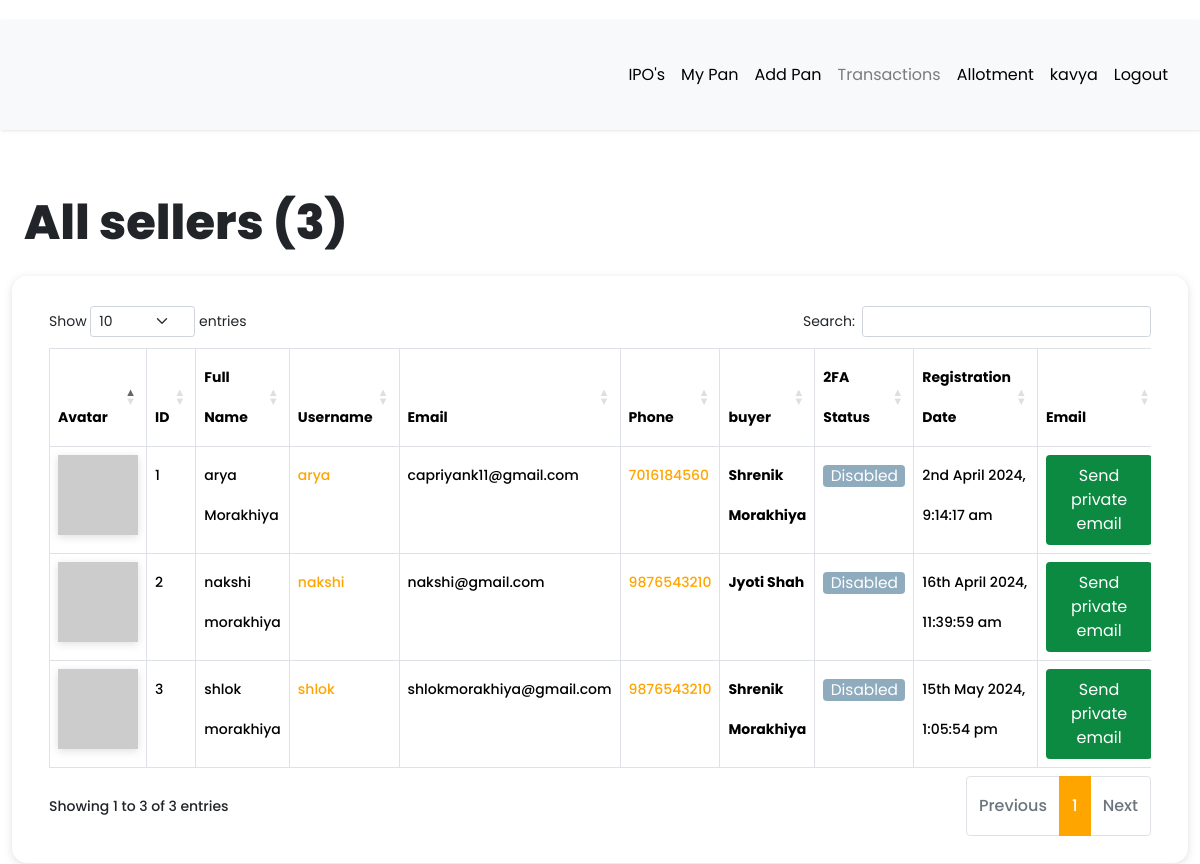
Screenshot of /dashboard/all-sellers (signed in) with the database file from the repository.
### app/models.py (models this page shows, shortened)
class User(db.Model, UserMixin):
    __tablename__ = "user"
    id = db.Column(db.Integer, primary_key=True)
    first_name = db.Column(db.String(64), index=True, default="First Name", nullable=False)
    last_name = db.Column(db.String(64), index=True, default="Last Name", nullable=False)
    username = db.Column(db.String(64), index=True, unique=True, nullable=False)
    email = db.Column(db.String(128), index=True, unique=True, nullable=False)
    password_hash = db.Column(db.String(128))
    confirm_password = db.Column(db.String(128))
    phone_number = db.Column(db.String(20), default="7016184560", nullable=False)
    verification_phone = db.Column(db.String(20))
    active = db.Column(db.Boolean, nullable=False, default=True)
    delete_account = db.Column(db.Boolean, default=False)
    registered_at = db.Column(db.DateTime, default=datetime.utcnow, nullable=False)
    emails = db.relationship("Email", backref="author", lazy="dynamic")
    type = db.Column(db.String(64))
    __mapper_args__ = {"polymorphic_identity": "user", "polymorphic_on": "type"}
    def two_factor_enabled(self):
        return self.verification_phone is not None
    @property
    def is_active(self):
        return self.active
    def avatar(self, size):
        digest = md5(self.email.lower().encode("utf-8")).hexdigest()
        return f"https://www.gravatar.com/avatar/{digest}?d=identicon&s={size}"

class Seller(User):
    __tablename__ = "seller"
    id = db.Column(
        db.Integer,
        db.ForeignKey("user.id", ondelete="CASCADE", name="fk_seller_user_id"),  # Explicit FK name
        primary_key=True
    )
    current_residence = db.Column(db.String(64), default="Ahmedabad, Gujarat")
    buyer_id = db.Column(db.Integer, db.ForeignKey("buyer.id", ondelete="CASCADE"))
    buyer = db.relationship(
        "Buyer", backref="buyer", foreign_keys=[buyer_id], passive_deletes=True
    )
    __mapper_args__ = {"polymorphic_identity": "seller", "polymorphic_load": "inline"}

### app/routes.py (the view, shortened to what this page needs)
@app.route("/dashboard/all-sellers")
@login_required
def all_sellers():
    try:
        if current_user.type == "admin":
            sellers = Seller.query.all()
            all_registered_sellers = len(sellers)
            return render_template(
                "seller/all_sellers.html",
                title="All sellers",
                sellers=sellers,
                all_registered_sellers=all_registered_sellers,
            )
        else:
            return flash_message()
    except Exception as e:
        print(f"An error occurred: {e}")
        return f"Error : {e}", 400

### app/models.py (called while the page is built)
@login.user_loader
def load_user(id):
    return User.query.get(int(id))

### app/templates/seller/all_sellers.html (shortened to what this page needs)
{% extends 'base.html' %}
{% block current_user_content %}
    <div class="container-fluid content">
        <div class="row">
            <div class="col-md-12">
                <h1 class="mt-4 mb-4">{{ title }} ({{ all_registered_sellers }})</h1>
            </div>
        </div>
        <div class="row users">
            <div class="col-md-12">
                <div class="table-responsive">
                    <table id="data" class="table table-hover table-bordered">
                        <thead>
                            <tr>
                                <th>Avatar</th>
                                <th>ID</th>
                                <th>Full Name</th>
                                <th>Username</th>
                                <th>Email</th>
                                <th>Phone</th>
                                <th>buyer</th>
                                <th>2FA Status</th>
                                <th>Registration Date</th>
                                <th>Email</th>
                            </tr>
                        </thead>
                        <tbody>
                            {% for seller in sellers %}
                                <tr>
                                    <td><img src="{{ seller.avatar(25) }}"></td>
                                    <td>{{ loop.index }}</td>
                                    <td>{{ seller.first_name }} {{ seller.last_name }}</td>
                                    <td> <a href="{{ url_for('all_transaction',seller_id = seller.id) }}">{{ seller.username }}</a></td>
                                    <td>{{ seller.email }}</td>
                                    <td><a href="https://wa.me/{{ seller.phone_number | replace('+', '') }}?text=Hello%20From%20KavyaArya" target="_blank">{{ seller.phone_number }}</a></td>
                                    <td><strong>{{ seller.buyer.first_name }} {{ seller.buyer.last_name }}</strong></td>
                                    {% if seller.two_factor_enabled() %}
                                        <td><span class="label label-info"> Enabled </span></td>
                                    {% else %}
                                        <td><span class="label label-info"> Disabled </span></td>
                                    {% endif %}
                                    <td>{{ moment(seller.registered_at).format('Do MMMM YYYY, h:mm:ss a') }}</td>
                                    <td>
                                        {% if seller.email == current_user.email %}
                                            <a
                                                href=" {{ url_for('compose_direct_email_to_seller', email=seller.email) }} "
                                                class="btn link_disabled"
                                                style="background-color: #0d8a41; color: white;">
                                                Send Private Email
                                            </a>
                                        {% else %}
                                            <a
                                                href=" {{ url_for('compose_direct_email_to_seller', email=seller.email) }} "
                                                class="btn"
                                                style="background-color: #0d8a41; color: white;">
                                                    Send private email
                                            </a>
                                        {% endif %}
                                    </td>
                                </tr>
                            {% endfor %}
                        </tbody>
                    </table>
                </div>
            </div>
        </div>
    </div>
{% endblock %}

### app/templates/base.html (shortened to what this page needs)
<!DOCTYPE html>
<html lang="eng">
<head>
  <link rel="stylesheet" href="https://cdnjs.cloudflare.com/ajax/libs/intl-tel-input/16.0.4/css/intlTelInput.css">
  <link rel="stylesheet" type="text/css" href="https://cdn.datatables.net/1.10.25/css/dataTables.bootstrap5.css">
  <link rel="stylesheet" href="{{ url_for('static', filename='css/navbar.css') }}">
  {% if current_user.is_authenticated %}
  <link rel="stylesheet" type="text/css" href="{{ url_for('static', filename='css/custom_current_user.css') }}"
    alt="52 Not available at this momoent">
  <link href="https://cdn.jsdelivr.net/npm/bootstrap@5.3.3/dist/css/bootstrap.min.css" rel="stylesheet"
>
  <link rel="stylesheet" href="{{ url_for('static', filename='css/main.css') }}">
  <link rel="stylesheet"
    href="https://cdnjs.cloudflare.com/ajax/libs/malihu-custom-scrollbar-plugin/3.1.5/jquery.mCustomScrollbar.min.css">
  {% endif %}
</head>
<body>
    {% if current_user.is_authenticated %}
    {% if current_user.is_active %}
    <div class="wrapper">
      <div id="content">
        <nav class="navbar navbar-expand-lg navbar-light bg-light">
          <div class="container-fluid">
            {% if current_user.type == "seller" %}
            <div class="collapse navbar-collapse" id="navbarSupportedContent">
              <ul class="nav navbar-nav ms-auto">
                <li class="nav-item">
                  <a class="nav-link {{ 'link_disabled' if request.endpoint == 'view_product' else '' }}"
                    href="{{ url_for('view_product') }}" alt="459 Not available at this moment">IPO's</a>
                </li>
                <li class="nav-item">
                  <a class="nav-link {{ 'link_disabled' if request.endpoint == 'all_pan' else '' }}"
                    href="{{ url_for('all_pan') }}" alt="459 Not available at this moment">My Pan</a>
                </li>
                <li class="nav-item">
                  <a class="nav-link {{ 'link_disabled' if request.endpoint == 'add_pan' else '' }}"
                    href="{{ url_for('add_pan') }}" alt="459 Not available at this moment">Add Pan</a>
                </li>
                <li class="nav-item">
                  <a class="nav-link {{ 'link_disabled' if request.endpoint == 'all_transaction' else '' }}"
                    href="{{ url_for('all_transaction') }}" alt="459 Not available at this moment">Transactions</a>
                </li>
                <li class="nav-item">
                  <a class="nav-link {{ 'link_disabled' if request.endpoint == 'checking_allotment' else '' }}"
                    href="{{ url_for('checking_allotment') }}" alt="459 Not available at this moment">Allotment</a>
                </li>
                <li class="nav-item ">
                  <a class="nav-link {{ 'link_disabled' if request.endpoint == 'dashboard' else '' }}"
                    href="{{ url_for('dashboard') }}" alt="459 Not available at this moment">{{ current_user.username
                    }}</a>
                </li>
                <li class="nav-item">
                  <a class="nav-link {{ 'link_disabled' if request.endpoint == 'logout' else '' }}"
                    href="{{ url_for('logout') }}" alt="459 Not available at this moment">Logout</a>
                </li>
              </ul>
            </div>
            {% elif current_user.type == "admin" %}
            <div class="collapse navbar-collapse" id="navbarSupportedContent">
              <ul class="nav navbar-nav ms-auto">
                <li class="nav-item">
                  <a class="nav-link {{ 'link_disabled' if request.endpoint == 'view_product' else '' }}"
                    href="{{ url_for('view_product') }}" alt="459 Not available at this moment">IPO's</a>
                </li>
                <li class="nav-item">
                  <a class="nav-link {{ 'link_disabled' if request.endpoint == 'all_pan' else '' }}"
                    href="{{ url_for('all_pan') }}" alt="459 Not available at this moment">My Pan</a>
                </li>
                <li class="nav-item">
                  <a class="nav-link {{ 'link_disabled' if request.endpoint == 'add_pan' else '' }}"
                    href="{{ url_for('add_pan') }}" alt="459 Not available at this moment">Add Pan</a>
                </li>
                {% if current_user.type == "admin" or current_user.type == "buyer" %}
                <li class="nav-item">
                  <a class="nav-link {{ 'link_disabled' if request.endpoint == 'all_sellers' else '' }}"
                    href="{{ url_for('all_sellers') }}" alt="459 Not available at this moment">Transactions</a>
                </li>
                {% else %}
                <li class="nav-item">
                  <a class="nav-link {{ 'link_disabled' if request.endpoint == 'all_transaction' else '' }}"
                    href="{{ url_for('all_transaction') }}" alt="459 Not available at this moment">Transactions</a>
                </li>
                {% endif %}
                <li class="nav-item">
                  <a class="nav-link {{ 'link_disabled' if request.endpoint == 'checking_allotment' else '' }}"
                    href="{{ url_for('checking_allotment') }}" alt="459 Not available at this moment">Allotment</a>
                </li>
                <li class="nav-item ">
                  <a class="nav-link {{ 'link_disabled' if request.endpoint == 'dashboard' else '' }}"
                    href="{{ url_for('dashboard') }}" alt="459 Not available at this moment">{{ current_user.username
                    }}</a>
                </li>
                <li class="nav-item">
                  <a class="nav-link {{ 'link_disabled' if request.endpoint == 'logout' else '' }}"
                    href="{{ url_for('logout') }}" alt="459 Not available at this moment">Logout</a>
                </li>
              </ul>
            </div>
            {% endif %}
        </nav>
        {% block current_user_content %}
        {% endblock %}
      </div>
    </div>
    {% endif %}
    {% endif %}
</body>
</html>

### app/static/css/navbar.css (style rules this page uses)
:root { --default-primary: #90f188; --default-secondary: #0f1d07; --container-gutter: clamp(2.5rem, 2.6455026455vw, 3.325rem); --theme-primary: var(--default-primary); --theme-secondary: var(--default-secondary); }

### app/static/css/custom_current_user.css (style rules this page uses)
body { font-family: 'Poppins', sans-serif; background: #fafafa; }
a, a:hover, a:focus { color: inherit; text-decoration: none; transition: all 0.3s; }
.navbar { padding: 15px 10px; background: #fff; border: none; border-radius: 0; margin-bottom: 40px; box-shadow: 1px 1px 3px #0000001a; }
.wrapper { display: flex; width: 100%; }
#content { width: calc(100%); padding-top: 20px; padding-bottom: 20px; min-height: 100vh; transition: all 0.3s; position: absolute; top: 0; right: 0; }
.users { margin-bottom: 25px; padding: 25px; border-radius: 15px; box-shadow: #63636333 0px 2px 8px 0px; }
.link_disabled { pointer-events: none; color: currentColor; cursor: not-allowed; opacity: 0.5; text-decoration: none; }
.btn { display: inline-block; font-weight: 400; line-height: 0.5; color: #575555; text-align: center; text-decoration: none; vertical-align: middle; cursor: pointer; -webkit-user-select: none; -moz-user-select: none; -ms-user-select: none; user-select: none; background-color: #c2c2c2; border: 1px solid transparent; padding: 0.8rem 0.8rem; font-size: 1.1em; border-radius: 0.25rem; transition: color 0.15s ease-in-out, background-color 0.15s ease-in-out, border-color 0.15s ease-in-out, box-shadow 0.15s ease-in-out; }
.label { display: inline-block; font-weight: 400; line-height: 0.5; text-align: center; text-decoration: none; vertical-align: middle; cursor: pointer; -webkit-user-select: none; -moz-user-select: none; -ms-user-select: none; user-select: none; background-color: #e2e2e2; border: 1px solid transparent; padding: 0.4rem 0.4rem; font-size: 1.1em; border-radius: 0.25rem; transition: color 0.15s ease-in-out, background-color 0.15s ease-in-out, border-color 0.15s ease-in-out, box-shadow 0.15s ease-in-out; }
.label-info { background-color: #8fabbe; }
.label-info, .label-success, .label-warning, .label-danger, .label-info:hover, .label-success:hover, .label-warning:hover, .label-danger:hover { color: white; }
img { box-shadow: #63636333 0px 2px 8px 0px; }

### rows the page displays
User: username "kavya"
Seller: first_name "arya", last_name "Morakhiya", username "arya", email "capriyank11@gmail.com", phone_number "7016184560", buyer.first_name "Shrenik", buyer.last_name "Morakhiya"
User: registered_at "2nd April 2024, 9:14:17 am"
Seller: first_name "nakshi", last_name "morakhiya", username "nakshi", email "nakshi@gmail.com", phone_number "9876543210", buyer.first_name "Jyoti", buyer.last_name "Shah"
User: registered_at "16th April 2024, 11:39:59 am"
Seller: first_name "shlok", last_name "morakhiya", username "shlok", email "shlokmorakhiya@gmail.com", phone_number "9876543210", buyer.first_name "Shrenik", buyer.last_name "Morakhiya"
User: registered_at "15th May 2024, 1:05:54 pm"

### other values shown
{{ title }} "All sellers"
{{ all_registered_sellers }} "3"
